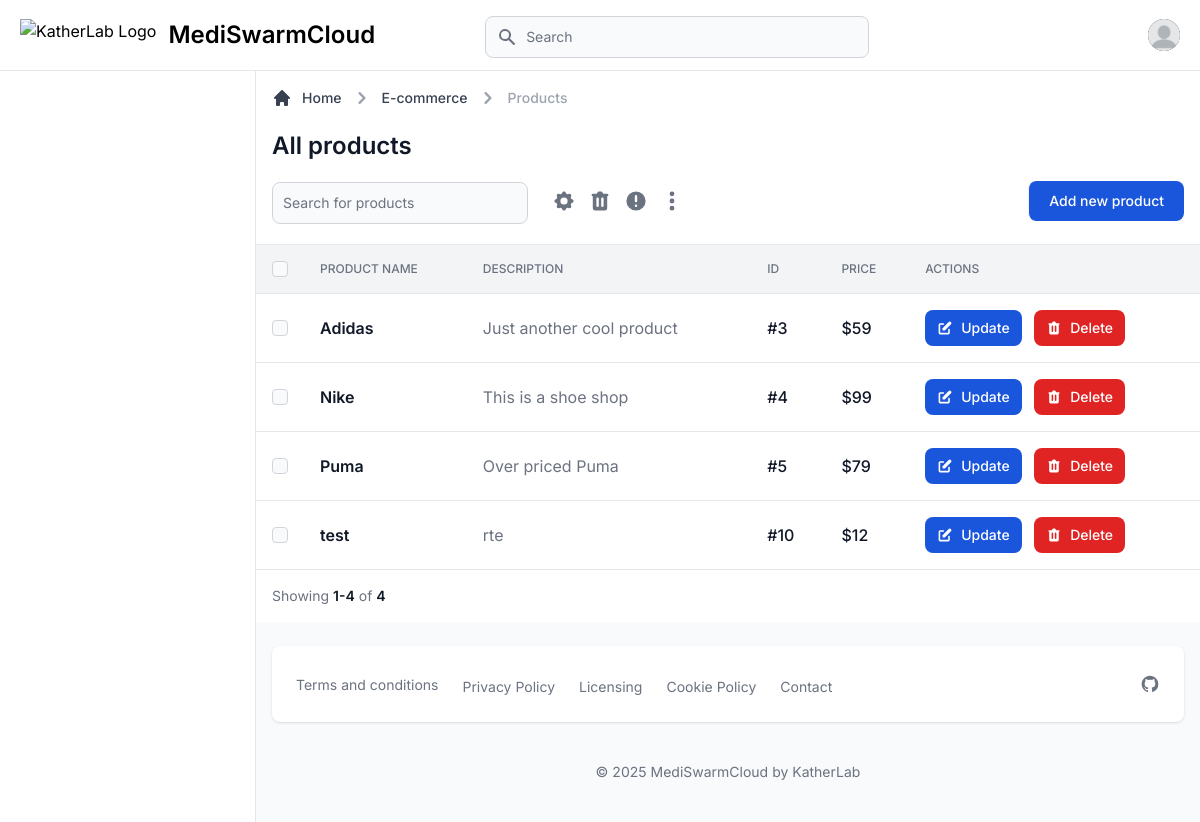
The app's page /tables/ with its own data.
### apps/common/models.py (models this page shows, shortened)
class Product(models.Model):
    id    = models.AutoField(primary_key=True)
    name  = models.CharField(max_length = 100)
    info  = models.CharField(max_length = 100, default = '')
    price = models.IntegerField(blank=True, null=True)

### apps/tables/views.py (the view)
# urls.py: path("", views.datatables, name="datatables"),
def datatables(request):
  filters = product_filter(request)
  product_list = Product.objects.filter(**filters)
  form = ProductForm()
  page = request.GET.get('page', 1)
  paginator = Paginator(product_list, 5)
  products = paginator.page(page)
  if request.method == 'POST':
      form = ProductForm(request.POST)
      if form.is_valid():
          return post_request_handling(request, form)
  context = {
    'segment'  : 'datatables',
    'parent'   : 'apps',
    'form'     : form,
    'products' : products
  }
  return render(request, 'apps/datatables.html', context)

### templates/apps/datatables.html (shortened to what this page needs)
{% extends "layouts/base.html" %}
{% load static %}
{% block content %}
<main>
  <div
    class="p-4 bg-white block sm:flex items-center justify-between border-b border-gray-200 lg:mt-1.5 dark:bg-gray-800 dark:border-gray-700">
    <div class="w-full mb-1">
      <div class="mb-4">
        <nav class="flex mb-5" aria-label="Breadcrumb">
          <ol class="inline-flex items-center space-x-1 text-sm font-medium md:space-x-2">
            <li class="inline-flex items-center">
              <a href="#"
                class="inline-flex items-center text-gray-700 hover:text-primary-600 dark:text-gray-300 dark:hover:text-white">
                <svg class="w-5 h-5 mr-2.5" fill="currentColor" viewBox="0 0 20 20" xmlns="http://www.w3.org/2000/svg">
                  <path
                    d="M10.707 2.293a1 1 0 00-1.414 0l-7 7a1 1 0 001.414 1.414L4 10.414V17a1 1 0 001 1h2a1 1 0 001-1v-2a1 1 0 011-1h2a1 1 0 011 1v2a1 1 0 001 1h2a1 1 0 001-1v-6.586l.293.293a1 1 0 001.414-1.414l-7-7z">
                  </path>
                </svg>
                Home
              </a>
            </li>
            <li>
              <div class="flex items-center">
                <svg class="w-6 h-6 text-gray-400" fill="currentColor" viewBox="0 0 20 20"
                  xmlns="http://www.w3.org/2000/svg">
                  <path fill-rule="evenodd"
                    d="M7.293 14.707a1 1 0 010-1.414L10.586 10 7.293 6.707a1 1 0 011.414-1.414l4 4a1 1 0 010 1.414l-4 4a1 1 0 01-1.414 0z"
                    clip-rule="evenodd"></path>
                </svg>
                <a href="#"
                  class="ml-1 text-gray-700 hover:text-primary-600 md:ml-2 dark:text-gray-300 dark:hover:text-white">E-commerce</a>
              </div>
            </li>
            <li>
              <div class="flex items-center">
                <svg class="w-6 h-6 text-gray-400" fill="currentColor" viewBox="0 0 20 20"
                  xmlns="http://www.w3.org/2000/svg">
                  <path fill-rule="evenodd"
                    d="M7.293 14.707a1 1 0 010-1.414L10.586 10 7.293 6.707a1 1 0 011.414-1.414l4 4a1 1 0 010 1.414l-4 4a1 1 0 01-1.414 0z"
                    clip-rule="evenodd"></path>
                </svg>
                <span class="ml-1 text-gray-400 md:ml-2 dark:text-gray-500" aria-current="page">Products</span>
              </div>
            </li>
          </ol>
        </nav>
        <h1 class="text-xl font-semibold text-gray-900 sm:text-2xl dark:text-white">All products</h1>
      </div>
      <div class="items-center justify-between block sm:flex md:divide-x md:divide-gray-100 dark:divide-gray-700">
        <div class="flex items-center mb-4 sm:mb-0">
          <form class="sm:pr-3" method="GET">
            <div class="relative w-48 mt-1 sm:w-64 xl:w-96">
              <input type="text" name="search" id="products-search"
                class="bg-gray-50 border border-gray-300 text-gray-900 sm:text-sm rounded-lg focus:ring-primary-500 focus:border-primary-500 block w-full p-2.5 dark:bg-gray-700 dark:border-gray-600 dark:placeholder-gray-400 dark:text-white dark:focus:ring-primary-500 dark:focus:border-primary-500"
                placeholder="Search for products">
            </div>
          </form>
          <div class="flex items-center w-full sm:justify-end">
            <div class="flex pl-2 space-x-1">
              <a href="#"
                class="inline-flex justify-center p-1 text-gray-500 rounded cursor-pointer hover:text-gray-900 hover:bg-gray-100 dark:text-gray-400 dark:hover:bg-gray-700 dark:hover:text-white">
              </a>
              <a href="#"
                class="inline-flex justify-center p-1 text-gray-500 rounded cursor-pointer hover:text-gray-900 hover:bg-gray-100 dark:text-gray-400 dark:hover:bg-gray-700 dark:hover:text-white">
              </a>
              <a href="#"
                class="inline-flex justify-center p-1 text-gray-500 rounded cursor-pointer hover:text-gray-900 hover:bg-gray-100 dark:text-gray-400 dark:hover:bg-gray-700 dark:hover:text-white">
                <svg class="w-6 h-6" fill="currentColor" viewBox="0 0 20 20" xmlns="http://www.w3.org/2000/svg">
                  <path fill-rule="evenodd"
                    d="M18 10a8 8 0 11-16 0 8 8 0 0116 0zm-7 4a1 1 0 11-2 0 1 1 0 012 0zm-1-9a1 1 0 00-1 1v4a1 1 0 102 0V6a1 1 0 00-1-1z"
                    clip-rule="evenodd"></path>
                </svg>
              </a>
              <a href="#"
                class="inline-flex justify-center p-1 text-gray-500 rounded cursor-pointer hover:text-gray-900 hover:bg-gray-100 dark:text-gray-400 dark:hover:bg-gray-700 dark:hover:text-white">
                <svg class="w-6 h-6" fill="currentColor" viewBox="0 0 20 20" xmlns="http://www.w3.org/2000/svg">
                  <path
                    d="M10 6a2 2 0 110-4 2 2 0 010 4zM10 12a2 2 0 110-4 2 2 0 010 4zM10 18a2 2 0 110-4 2 2 0 010 4z">
                  </path>
                </svg>
              </a>
            </div>
          </div>
        </div>
        <button id="createProductButton"
          class="text-white bg-blue-700 hover:bg-blue-800 focus:ring-4 focus:ring-primary-300 font-medium rounded-lg text-sm px-5 py-2.5 dark:bg-blue-600 dark:hover:bg-blue-700 focus:outline-none dark:focus:ring-primary-800"
          type="button" data-drawer-target="drawer-create-product-default"
          data-drawer-show="drawer-create-product-default" aria-controls="drawer-create-product-default"
          data-drawer-placement="right">
          Add new product
        </button>
      </div>
    </div>
  </div>
  <div class="flex flex-col">
    <div class="overflow-x-auto">
      <div class="inline-block min-w-full align-middle">
        <div class="overflow-hidden shadow">
          <table class="min-w-full divide-y divide-gray-200 table-fixed dark:divide-gray-600">
            <thead class="bg-gray-100 dark:bg-gray-700">
              <tr>
                <th scope="col" class="p-4">
                  <div class="flex items-center">
                    <input id="checkbox-all" aria-describedby="checkbox-1" type="checkbox"
                      class="w-4 h-4 border-gray-300 rounded bg-gray-50 focus:ring-3 focus:ring-primary-300 dark:focus:ring-primary-600 dark:ring-offset-gray-800 dark:bg-gray-700 dark:border-gray-600">
                  </div>
                </th>
                <th scope="col" class="p-4 text-xs font-medium text-left text-gray-500 uppercase dark:text-gray-400">
                  Product Name
                </th>
                <th scope="col" class="p-4 text-xs font-medium text-left text-gray-500 uppercase dark:text-gray-400">
                  Description
                </th>
                <th scope="col" class="p-4 text-xs font-medium text-left text-gray-500 uppercase dark:text-gray-400">
                  ID
                </th>
                <th scope="col" class="p-4 text-xs font-medium text-left text-gray-500 uppercase dark:text-gray-400">
                  Price
                </th>
                <th scope="col" class="p-4 text-xs font-medium text-left text-gray-500 uppercase dark:text-gray-400">
                  Actions
                </th>
              </tr>
            </thead>
            <tbody class="bg-white divide-y divide-gray-200 dark:bg-gray-800 dark:divide-gray-700">
              {% for product in products %}
              <tr class="hover:bg-gray-100 dark:hover:bg-gray-700">
                <td class="w-4 p-4">
                  <div class="flex items-center">
                    <input id="checkbox-194556" aria-describedby="checkbox-1" type="checkbox"
                      class="w-4 h-4 border-gray-300 rounded bg-gray-50 focus:ring-3 focus:ring-primary-300 dark:focus:ring-primary-600 dark:ring-offset-gray-800 dark:bg-gray-700 dark:border-gray-600">
                  </div>
                </td>
                <td class="p-4 text-sm font-normal text-gray-500 whitespace-nowrap dark:text-gray-400">
                  <div class="text-base font-semibold text-gray-900 dark:text-white">{{ product.name }}</div>
                </td>
                <td
                  class="max-w-sm p-4 overflow-hidden text-base font-normal text-gray-500 truncate xl:max-w-xs dark:text-gray-400">
                  {{ product.info }}
                </td>
                <td class="p-4 text-base font-medium text-gray-900 whitespace-nowrap dark:text-white">
                  #{{ product.id }}</td>
                <td class="p-4 text-base font-medium text-gray-900 whitespace-nowrap dark:text-white">
                  ${{ product.price }}</td>
                <td class="p-4 space-x-2 whitespace-nowrap">
                  <button type="button" id="updateProductButton" data-drawer-target="drawer-update-product-default{{product.id}}"
                    data-drawer-show="drawer-update-product-default{{product.id}}" aria-controls="drawer-update-product-default{{product.id}}"
                    data-drawer-placement="right"
                    class="inline-flex items-center px-3 py-2 text-sm font-medium text-center text-white rounded-lg bg-blue-700 hover:bg-blue-800 focus:ring-4 focus:ring-primary-300 dark:bg-blue-600 dark:hover:bg-blue-700 dark:focus:ring-primary-800">
                    Update
                  </button>
                  <button type="button" id="deleteProductButton" data-drawer-target="drawer-delete-product-default{{product.id}}"
                    data-drawer-show="drawer-delete-product-default{{product.id}}" aria-controls="drawer-delete-product-default{{product.id}}"
                    data-drawer-placement="right"
                    class="inline-flex items-center px-3 py-2 text-sm font-medium text-center text-white bg-red-600 rounded-lg hover:bg-red-800 focus:ring-4 focus:ring-red-300 dark:focus:ring-red-900">
                    Delete
                  </button>
                </td>
              </tr>
              {% endfor %}
            </tbody>
          </table>
        </div>
      </div>
    </div>
  </div>
  <div
    class="sticky bottom-0 right-0 items-center w-full p-4 bg-white border-t border-gray-200 flex justify-between dark:bg-gray-800 dark:border-gray-700">
    <div class="flex items-center mb-4 sm:mb-0">
      <span class="text-sm font-normal text-gray-500 dark:text-gray-400">Showing <span
          class="font-semibold text-gray-900 dark:text-white">{{ products.start_index }}-{{ products.end_index }}</span> of <span
          class="font-semibold text-gray-900 dark:text-white">{{ products.paginator.count }}</span></span>
    </div>
  </div>
</main>
{% endblock content %}

### records on screen
Product: name "Adidas", info "Just another cool product", id "3", price "59"
Product: name "Nike", info "This is a shoe shop", id "4", price "99"
Product: name "Puma", info "Over priced Puma", id "5", price "79"
Product: name "test", info "rte", id "10", price "12"

### other values on screen
{{ products.start_index }} "1"
{{ products.end_index }} "4"
{{ products.paginator.count }} "4"
